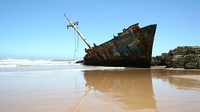
#> input picture genetic_algorithm/images/ship_1.jpg, 200 x 112 px, shrunk from 320 x 180 before the run, found by its file name
$ python test.py
#> lines starting #> are read from the running program, lines starting #| are printed output that depends on the picture; after the words box and inside, x2 and y2 are one past the last pixel; in counts of white or black regions, pixels touching at a corner belong together
#> further down, image is the input picture: shape (112, 200, 3); mean B, G, R 184.4, 174.4, 153.3
### genetic_algorithm/otsu.py
import cv2
import numpy as np
import matplotlib.pyplot as plt

GRAY_SCALE = 256


def otsuth(img, threshold):
#> called with threshold = 0
    image_gray = cv2.cvtColor(img, cv2.COLOR_RGB2GRAY)
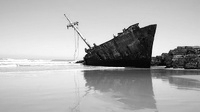
#> image_gray: shape (112, 200); min 0, max 255, mean 175

    # [18 lines of commented-out code are left out]

    fg_pix = image_gray > threshold
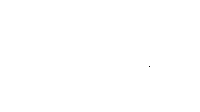
#> fg_pix: shape (112, 200) bool; 100% white; black in thin lines or dots, all inside (x1, y1, x2, y2) = (149, 66, 150, 67)
    bg_pix = image_gray <= threshold

    w0 = float(np.sum(fg_pix)) / image_gray.size
#> w0 = 1
    w1 = float(np.sum(bg_pix)) / image_gray.size
#> w1 = 4.46e-05

    # [10 lines of commented-out code are left out]

    u0 = 0
    u1 = 0
    if np.sum(fg_pix) != 0:
        u0 = np.sum(image_gray * fg_pix) / np.sum(fg_pix)
#> u0 = 175
    if np.sum(bg_pix) != 0:
        u1 = np.sum(image_gray * bg_pix) / np.sum(bg_pix)
#> u1 = 0

    val = w0 * w1 * (u0 - u1) * (u0 - u1)
#> val = 1.37
    return val


# [10 lines that do not run on import are left out]

    # [15 lines of commented-out code are left out]

### genetic_algorithm/IGA_v3.py
"""
    GA 模型， 用遗传算法求解OTSU
"""
import random
import matplotlib.pyplot as plt
import time
import cv2


class GA:
    def __init__(self, img, fitness, population_num, evolution_times, ga_length=8, crossover_pro=0.5,
                 variation_pro=0.001):
        """
                    GA model，对种群参数以及种群进行初始化
        :param img:                     图像数据
        :param fitness:                 适应度函数
        :param population_num:          种群数量
        :param evolution_times:         种群迭代次数
        :param ga_length:               基因长度
        :param crossover_pro:           交换概率
        :param variation_pro:           变异概率
        """
        # 图像数据
        self.data = img
        # 基因长度
        self.ga_length = ga_length
        # 种群数量
        self.population_num = population_num
        # 适应度函数
        self.fitness = fitness
        # 进化次数（产生多少代后代）
        self.evolution_times = evolution_times
        # 交叉以及变异概率
        self.crossover_pro = crossover_pro
        self.variation_pro = variation_pro
        # 画图参数
        self.plt = plt
        x = range(pow(2, self.ga_length))
        y = [self.fitness(self.data, i) for i in x]
#> in otsuth (call 2), `fg_pix = image_gray > threshold`: fg_pix: shape (112, 200) bool; 100% white; black in thin lines or dots, all inside (x1, y1, x2, y2) = (149, 64, 166, 67)
#> in otsuth (call 3), `fg_pix = image_gray > threshold`: fg_pix: shape (112, 200) bool; 100% white; black in thin lines or dots, all inside (x1, y1, x2, y2) = (102, 36, 166, 67)
#> in otsuth (call 4), `fg_pix = image_gray > threshold`: fg_pix: shape (112, 200) bool; 99.9% white; black in thin lines or dots, all inside (x1, y1, x2, y2) = (102, 36, 196, 69)
#> in otsuth (call 5), `fg_pix = image_gray > threshold`: fg_pix: shape (112, 200) bool; 99.9% white; black in thin lines or dots, all inside (x1, y1, x2, y2) = (87, 35, 196, 69)
#> in otsuth (call 7), `fg_pix = image_gray > threshold`: fg_pix: shape (112, 200) bool; 99.7% white; black in thin lines or dots, all inside (x1, y1, x2, y2) = (83, 35, 196, 69)
#> in otsuth (call 9), `fg_pix = image_gray > threshold`: fg_pix: shape (112, 200) bool; 99.3% white; black in thin lines or dots, all inside (x1, y1, x2, y2) = (83, 30, 196, 69)
#> in otsuth (call 10), `fg_pix = image_gray > threshold`: fg_pix: shape (112, 200) bool; 99% white; black in thin lines or dots, all inside (x1, y1, x2, y2) = (83, 30, 200, 69)
#> in otsuth (call 11), `fg_pix = image_gray > threshold`: fg_pix: shape (112, 200) bool; 98.7% white; black in thin lines or dots, all inside (x1, y1, x2, y2) = (83, 29, 200, 69)
#> in otsuth (call 12), `fg_pix = image_gray > threshold`: fg_pix: shape (112, 200) bool; 98.5% white; 36 black regions (35 under 20 px), largest, box (x1, y1, x2, y2) and area: (101, 58, 151, 68) 254
#> in otsuth (call 13), `fg_pix = image_gray > threshold`: fg_pix: shape (112, 200) bool; 98.3% white; 41 black regions (40 under 20 px), largest, box (x1, y1, x2, y2) and area: (101, 57, 151, 68) 284
#> in otsuth (call 14), `fg_pix = image_gray > threshold`: fg_pix: shape (112, 200) bool; 98.1% white; 44 black regions (43 under 20 px), largest, box (x1, y1, x2, y2) and area: (94, 55, 152, 68) 329
#> in otsuth (call 15), `fg_pix = image_gray > threshold`: fg_pix: shape (112, 200) bool; 97.8% white; 54 black regions (52 under 20 px), largest, box (x1, y1, x2, y2) and area: (94, 53, 152, 68) 360, (158, 60, 166, 65) 21
#> in otsuth (call 16), `fg_pix = image_gray > threshold`: fg_pix: shape (112, 200) bool; 97.6% white; 55 black regions (53 under 20 px), largest, box (x1, y1, x2, y2) and area: (94, 53, 152, 68) 402, (158, 60, 169, 68) 26
#> in otsuth (call 17), `fg_pix = image_gray > threshold`: fg_pix: shape (112, 200) bool; 97.4% white; 56 black regions (54 under 20 px), largest, box (x1, y1, x2, y2) and area: (84, 53, 152, 68) 449, (158, 60, 173, 68) 35
#> in otsuth (call 18), `fg_pix = image_gray > threshold`: fg_pix: shape (112, 200) bool; 97.2% white; 59 black regions (57 under 20 px), largest, box (x1, y1, x2, y2) and area: (84, 50, 152, 68) 470, (158, 60, 173, 68) 36
#> in otsuth (call 19), `fg_pix = image_gray > threshold`:
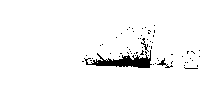
#> fg_pix: shape (112, 200) bool; 96.9% white; 62 black regions (59 under 20 px), largest, box (x1, y1, x2, y2) and area: (84, 50, 152, 68) 511, (157, 58, 173, 68) 41, (141, 38, 149, 52) 29
#> in otsuth (call 19), `w0 = float(np.sum(fg_pix)) / image_gray.size`: w0 = 0.969
#> in otsuth (call 19), `w1 = float(np.sum(bg_pix)) / image_gray.size`: w1 = 0.0307
#> in otsuth (call 19), `u0 = np.sum(image_gray * fg_pix) / np.sum(fg_pix)`: u0 = 180.1
#> in otsuth (call 19), `u1 = np.sum(image_gray * bg_pix) / np.sum(bg_pix)`: u1 = 11.7
#> in otsuth (call 19), `val = w0 * w1 * (u0 - u1) * (u0 - u1)`: val = 843.5
#> in otsuth (call 20), `fg_pix = image_gray > threshold`:
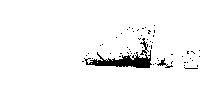
#> fg_pix: shape (112, 200) bool; 96.7% white; 56 black regions (54 under 20 px), largest, box (x1, y1, x2, y2) and area: (84, 38, 152, 68) 592, (157, 58, 173, 68) 45
#> in otsuth (call 20), `w0 = float(np.sum(fg_pix)) / image_gray.size`: w0 = 0.967
#> in otsuth (call 20), `w1 = float(np.sum(bg_pix)) / image_gray.size`: w1 = 0.0329
#> in otsuth (call 20), `u0 = np.sum(image_gray * fg_pix) / np.sum(fg_pix)`: u0 = 180.5
#> in otsuth (call 20), `u1 = np.sum(image_gray * bg_pix) / np.sum(bg_pix)`: u1 = 12.18
#> in otsuth (call 20), `val = w0 * w1 * (u0 - u1) * (u0 - u1)`: val = 900.4
#> in otsuth (call 21), `fg_pix = image_gray > threshold`:
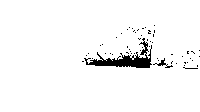
#> fg_pix: shape (112, 200) bool; 96.5% white; 56 black regions (54 under 20 px), largest, box (x1, y1, x2, y2) and area: (84, 38, 152, 68) 630, (153, 58, 173, 68) 50
#> in otsuth (call 21), `w0 = float(np.sum(fg_pix)) / image_gray.size`: w0 = 0.965
#> in otsuth (call 21), `w1 = float(np.sum(bg_pix)) / image_gray.size`: w1 = 0.0349
#> in otsuth (call 21), `u0 = np.sum(image_gray * fg_pix) / np.sum(fg_pix)`: u0 = 180.9
#> in otsuth (call 21), `u1 = np.sum(image_gray * bg_pix) / np.sum(bg_pix)`: u1 = 12.64
#> in otsuth (call 21), `val = w0 * w1 * (u0 - u1) * (u0 - u1)`: val = 953.3
#> in otsuth (call 22), `fg_pix = image_gray > threshold`:
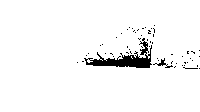
#> fg_pix: shape (112, 200) bool; 96.3% white; 57 black regions (55 under 20 px), largest, box (x1, y1, x2, y2) and area: (84, 38, 152, 68) 669, (153, 58, 173, 68) 51
#> in otsuth (call 22), `w0 = float(np.sum(fg_pix)) / image_gray.size`: w0 = 0.963
#> in otsuth (call 22), `w1 = float(np.sum(bg_pix)) / image_gray.size`: w1 = 0.0372
#> in otsuth (call 22), `u0 = np.sum(image_gray * fg_pix) / np.sum(fg_pix)`: u0 = 181.2
#> in otsuth (call 22), `u1 = np.sum(image_gray * bg_pix) / np.sum(bg_pix)`: u1 = 13.17
#> in otsuth (call 22), `val = w0 * w1 * (u0 - u1) * (u0 - u1)`: val = 1012.6
#> in otsuth (call 23), `fg_pix = image_gray > threshold`:
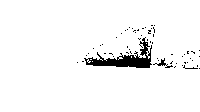
#> fg_pix: shape (112, 200) bool; 96.1% white; 58 black regions (56 under 20 px), largest, box (x1, y1, x2, y2) and area: (84, 37, 152, 68) 700, (153, 58, 173, 68) 52
#> in otsuth (call 23), `w0 = float(np.sum(fg_pix)) / image_gray.size`: w0 = 0.961
#> in otsuth (call 23), `w1 = float(np.sum(bg_pix)) / image_gray.size`: w1 = 0.0392
#> in otsuth (call 23), `u0 = np.sum(image_gray * fg_pix) / np.sum(fg_pix)`: u0 = 181.6
#> in otsuth (call 23), `u1 = np.sum(image_gray * bg_pix) / np.sum(bg_pix)`: u1 = 13.6
#> in otsuth (call 23), `val = w0 * w1 * (u0 - u1) * (u0 - u1)`: val = 1061.2
#> y = 256 values, max 3550.8 at index 136, min 0 at index 255, mean 2276.2
        max_y = max(y)
#> max_y = 3550.8
        index_max = y.index(max_y)
#> index_max = 136
        self.x = x
        self.y = y
#> self.y has the same summary as y
        self.max_y = max_y
#> self.max_y = 3550.8
        self.index_max = index_max
#> self.index_max = 136
        self.min_y = min(y)
#> self.min_y = 0

        # 随机产生种群，并且编码
        self.populations = []
        self.new_populations = []
        # todo  pow(2, self.ga_length) - 1
        max_num = pow(2, self.ga_length) - 1
        for i in range(self.population_num):
            pop = random.randint(0, max_num)
            pop = self.num_encode(pop)
            self.populations.append(pop)

        # todo initialize

    def selection(self):
        """
                通过轮盘法选择(改进算法)，保留最大值对应的个体，防止种群退化
        :return:
        """
        # 计算每一个个体的适应度值
        fitness_list = self.calculate_fitness_list()
        max_fitness = max(fitness_list)

        # step1:将最大值和其余的值分离，并且将populations重新赋值
        new_populations = []
        remain_populations = []
        for i in range(len(fitness_list)):
            if fitness_list[i] == max_fitness:
                new_populations.append(self.populations[i])
            else:
                remain_populations.append(self.populations[i])

        # 将剩下的populations赋值给model
        self.new_populations = new_populations
        # todo IGA_v3 和 IGA 不同之处
        # self.populations = remain_populations
        fitness_list = self.calculate_fitness_list()

        # step2:计算概率
        fitness_sum = 0.0
        for fit in fitness_list:
            fitness_sum += fit
        fitness_pro = []
        for i in range(len(fitness_list)):
            fitness_pro.append(fitness_list[i] / fitness_sum)

        # step3:计算剩余人口的轮盘选择概率
        pro_sum = 0.0
        for i in range(1, len(fitness_pro)):
            pro_sum += fitness_pro[i]
            fitness_pro[i] = pro_sum
        # 在计算中由于浮点数计算会存在误差导致最后的概率之和不为1，这里纠正
        fitness_pro[-1] = 1

        next_generations = []
        # step4:轮盘选择出与剩下的人数相等的population
        for i in range(len(remain_populations)):
            # 产生一个0 - 1的概率
            pro = random.uniform(0, 1)

            # 可优化（先计算完轮盘选择的全部概率分布，归结子问题），见上
            if pro <= fitness_pro[0]:
                next_generations.append(self.populations[0])
                continue
            for j in range(self.population_num - 1):
                if fitness_pro[j] < pro < fitness_pro[j + 1]:
                    next_generations.append(self.populations[j + 1])
                    break
        self.populations = next_generations

    def crossover(self):
        """
                种群交叉，，先reshuffle截取前面一半用作父亲，后面用作母亲
        :return:
        """
        # # todo delete
        # gen = self.statistics()
        # print('before cross:', gen)

        # reshuffle
        # self.populations = random.shuffle(self.populations)
        random.shuffle(self.populations)

        half = int(len(self.populations) / 2)
        fathers = self.populations[:half]
        mothers = self.populations[half:]

        next_generations = []
        for i in range(half):
            father = fathers[i]
            mother = mothers[i]

            pro = random.uniform(0, 1)
            if pro < self.crossover_pro:
                # todo 位置从一半开始，防止每一次变化过大（待优化，每一次迭代需要将最大的值保留下来，这样能保证种群不会退化）
                index = random.randint(self.ga_length / 2, self.ga_length)
                child_a = father[:index] + mother[index:]
                child_b = mother[:index] + father[index:]

                next_generations.append(child_a)
                next_generations.append(child_b)
            else:
                next_generations.append(father)
                next_generations.append(mother)

        if len(self.populations) % 2 != 0:
            next_generations.append(self.populations[-1])

        self.populations = next_generations

        # # todo delete
        # gen = self.statistics()
        # print('after cross:', gen)

    def variation(self):
        """
                变异，没用到左移右移以及取反操作，python无bit类型数据结构
        :return:
        """
        # # todo delete
        # gen = self.statistics()
        # print('before variation:', gen)

        length = len(self.populations)
        for i in range(length):
            pop = self.populations[i]
            # TypeError: 'str' object does not support item assignment
            pop = list(pop)
            pro = random.uniform(0, 1)
            # todo
            if pro < self.variation_pro:  # self.variation_pro
                index = random.randint(0, self.ga_length - 1)
                j = pop[index]
                if int(j) == 0:
                    pop[index] = 1
                else:
                    pop[index] = 0
                string = "".join('%s' % s for s in pop)
                self.populations[i] = string

        for p in self.new_populations:
            self.populations.append(p)

    def run(self):
        # todo 添加可视化图像
        for i in range(self.evolution_times):

            # view data in plot
            fitness_list = self.calculate_fitness_list()
            max_val = max(fitness_list)
            min_val = min(fitness_list)

            # 绘图
            # if i != 0 and i % 10 == 0:
            if i % 50 == 0:
                self.plot_data(fitness_list, i)
            # 保存绘图
            self.plot_data(fitness_list, i, True)

            gen = self.statistics()
            print('iterations at {}, max is {}, min is {}'.format(i, max_val, min_val))
            # todo delete
            # print('result:', gen)

            # main step
            self.selection()
            # self.selection_v2()
            self.crossover()
            self.variation()

            # stop condition
            flag = False
            for g in gen:
                if g > self.population_num * 0.98:
                    flag = True
                    break
            if flag:
                break
#> this loop made 13 passes
        return max(gen)

    def plot_data(self, fitness_list, it, save_fig=False):
        """
                绘图以及保存图像
        :param fitness_list:
        :param it:
        :param save_fig:
        :return:
        """
        self.plt.figure(1)
        self.plt.clf()
        self.plt.xlabel('Gray scale')
        self.plt.ylabel('Fitness value')
        self.plt.title('Generation at {}'.format(it))

        self.plt.plot(self.x, self.y, '-g')
        y_lim = self.plt.ylim()
        plt.plot([self.index_max, self.index_max], y_lim, 'm--')
        y_min = self.min_y
        y_max = self.max_y + 100
        plt.ylim(y_min, y_max)
        plt.xlim(0, 255)

        populations = [self.num_decode(pop) for pop in self.populations]

        self.plt.scatter(populations, fitness_list)
        self.plt.show()
        if save_fig:
            file_name = 'ga_process/' + 'iter_' + str(it) + '.jpg'
            self.plt.savefig(file_name)

        # time.sleep(0.2)

    def statistics(self):
        """
                    统计每一次迭代的后代结果
        :return:
        """
        populations = self.populations
        populations = [self.num_decode(pop) for pop in populations]

        # 计数
        result_len = pow(2, self.ga_length)
        # 0 * i = 0， 代码洁癖
        result_iter = [0 * i for i in range(result_len)]
        for pop in populations:
            result_iter[pop] += 1

        # print(result_iter)
        return result_iter

    def calculate_fitness_list(self):
        """
            计算适应度值，抽出来利于代码复用
        :return:
        """
        fitness_list = []
        for pop in self.populations:
            p = self.num_decode(pop)
            # 计算适应度值
            p = self.fitness(self.data, p)
            fitness_list.append(p)
        return fitness_list

    def num_encode(self, n):
        """
            对灰度值进行编码（二进制），并且将编码后的值转化为8位的（存在不到8位的情况）
        :param n:
        :return:
        """
        r = bin(n)
        r = r[2:]
        if len(r) < self.ga_length:
            diff = self.ga_length - len(r)
            tmp_r = []
            for j in range(diff):
                zero = str(bin(0)[-1])
                tmp_r.append(zero)

            for s in r:
                tmp_r.append(s)

            r = ''.join(tmp_r)

        return r

    @staticmethod
    def num_decode(bn):
        """
                将二进制数组转化为十进制，解码
        :param bn:
        :return:
        """
        s = ''
        for b in bn:
            s += b
        r = int(s, 2)
        return r


def test_fitness(x):
    return x * x + 2


# if __name__ == '__main__':
#     num = 100
#     file_path = 'images\ship_1.jpg'
#     image = cv2.imread(file_path)
#     model = GA(image, test_fitness, 100, 1000)
#     model.run()
#     # x = range(pow(2, 2))
#     # y = [test_fitness(i) for i in x]
#     # fig = plt.figure(1)
#     # plt.plot(x, y)
#     # fig.show()

### genetic_algorithm/test.py
import cv2
# from genetic_algorithm.GA import GA
# from genetic_algorithm.IGA import GA
from genetic_algorithm.IGA_v3 import GA
# from genetic_algorithm.OGA import GA
from genetic_algorithm.otsu import otsuth

if __name__ == '__main__':
    file_path = 'images\ship_1.jpg'
    image = cv2.imread(file_path)

    cross_pro = 0.5
    mutation_pro = 0.001

    model = GA(image, otsuth, 100, 1000, crossover_pro=cross_pro, variation_pro=mutation_pro)
    model.run()
